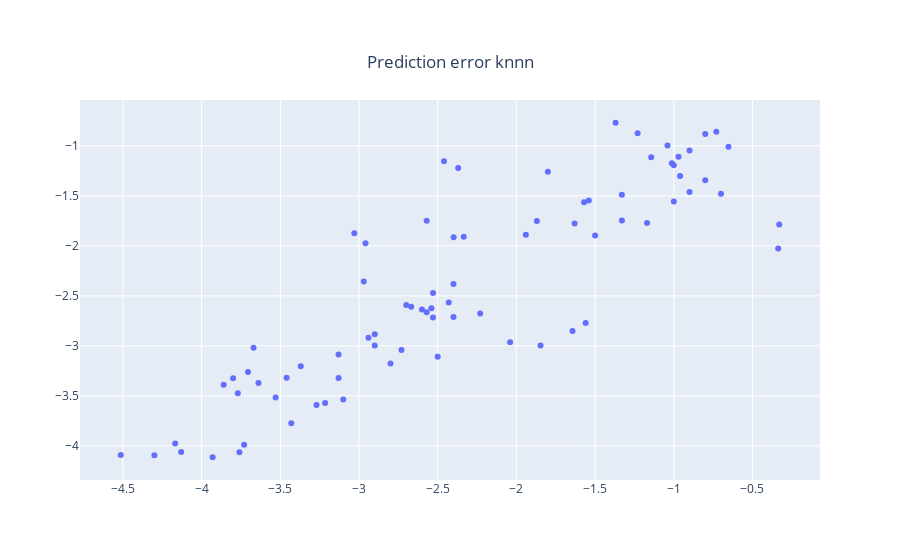

Notebook code cell kept with this figure:
### Code cell
fig = go.Figure()
fig.add_trace(go.Scatter(x= results.y, 
                         y= results.y_hat, 
                         mode= "markers",
                         name= "prediction knn"))

fig.update_layout(
    title= {
        'text': "Prediction error knnn",
        'y':0.9,
        'x':0.5,
        'xanchor': 'center',
        'yanchor': 'top'})
fig.show()

### Figure 1 — Plotly figure (JSON) as saved in the notebook; plotly's stock layout.template omitted (floating-point values rounded to 4 significant figures)
{"data": [{"mode": "markers", "name": "prediction knn", "type": "scatter", "x": [-4.514, -4.3, -4.168, -4.13, -3.93, -3.86, -3.8, -3.77, -3.76, -3.73, -3.705, -3.67, -3.639, -3.53, -3.46, -3.43, -3.37, -3.27, -3.215, -3.13, -3.13, -3.1, -3.03, -2.97, -2.959, -2.94, -2.9, -2.9, -2.8, -2.73, -2.7, -2.669, -2.6, -2.57, -2.57, -2.54, -2.53, -2.53, -2.5, -2.46, -2.43, -2.4, -2.4, -2.399, -2.37, -2.335, -2.23, -2.04, -1.94, -1.87, -1.847, -1.8, -1.643, -1.63, -1.57, -1.56, -1.54, -1.5, -1.37, -1.33, -1.33, -1.23, -1.17, -1.144, -1.04, -1.013, -1, -1, -0.97, -0.96, -0.9, -0.9, -0.8, -0.8, -0.73, -0.7, -0.6527, -0.3367, -0.33], "y": [-4.092, -4.093, -3.975, -4.061, -4.114, -3.389, -3.323, -3.474, -4.064, -3.99, -3.261, -3.018, -3.372, -3.516, -3.319, -3.775, -3.205, -3.59, -3.572, -3.322, -3.086, -3.538, -1.874, -2.356, -1.975, -2.918, -2.997, -2.884, -3.177, -3.041, -2.59, -2.608, -2.637, -2.664, -1.748, -2.625, -2.716, -2.471, -3.108, -1.153, -2.567, -2.711, -2.381, -1.915, -1.223, -1.908, -2.676, -2.964, -1.889, -1.753, -2.996, -1.26, -2.851, -1.776, -1.563, -2.772, -1.547, -1.897, -0.769, -1.489, -1.747, -0.8735, -1.772, -1.113, -0.9954, -1.174, -1.193, -1.555, -1.11, -1.3, -1.462, -1.047, -0.8812, -1.344, -0.8588, -1.478, -1.009, -2.027, -1.787]}], "layout": {"title": {"text": "Prediction error knnn", "x": 0.5, "xanchor": "center", "y": 0.9, "yanchor": "top"}}}
